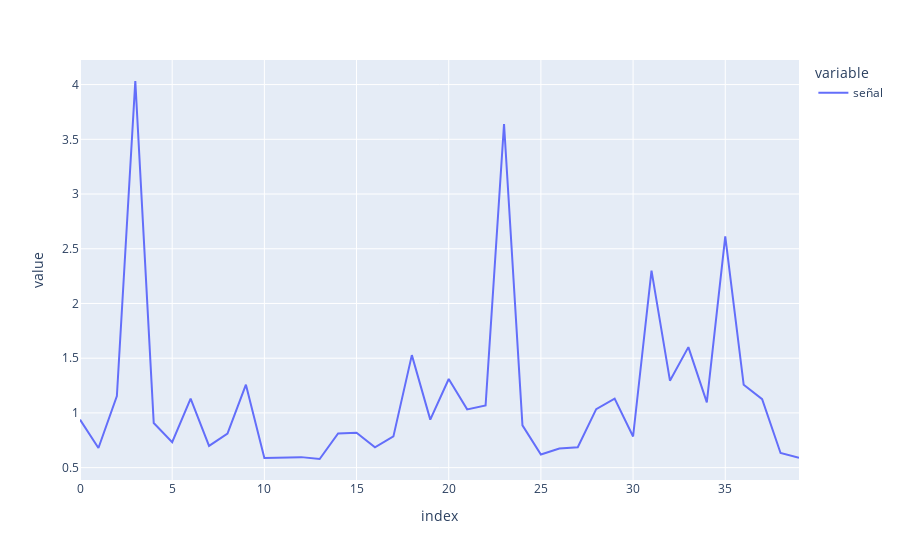

Notebook code for this chart:
### Code cell
pd.DataFrame(y_test).reset_index(drop=True)[:40].plot()

### Figure 1 — Plotly figure (JSON) as saved in the notebook; plotly's stock layout.template omitted (floating-point values rounded to 4 significant figures)
{"data": [{"hovertemplate": "variable=señal<br>index=%{x}<br>value=%{y}<extra></extra>", "legendgroup": "señal", "line": {"color": "#636efa", "dash": "solid"}, "mode": "lines", "name": "señal", "orientation": "v", "showlegend": true, "type": "scatter", "x": [0, 1, 2, 3, 4, 5, 6, 7, 8, 9, 10, 11, 12, 13, 14, 15, 16, 17, 18, 19, 20, 21, 22, 23, 24, 25, 26, 27, 28, 29, 30, 31, 32, 33, 34, 35, 36, 37, 38, 39], "xaxis": "x", "y": [0.9385, 0.6793, 1.154, 4.033, 0.9074, 0.7328, 1.131, 0.6984, 0.8103, 1.258, 0.5888, 0.5923, 0.5961, 0.579, 0.8122, 0.8198, 0.6861, 0.786, 1.528, 0.9389, 1.31, 1.032, 1.068, 3.64, 0.8866, 0.6196, 0.6745, 0.6869, 1.035, 1.131, 0.7845, 2.301, 1.295, 1.601, 1.097, 2.614, 1.257, 1.125, 0.634, 0.5905], "yaxis": "y"}], "layout": {"legend": {"title": {"text": "variable"}, "tracegroupgap": 0}, "margin": {"t": 60}, "xaxis": {"anchor": "y", "domain": [0, 1], "title": {"text": "index"}}, "yaxis": {"anchor": "x", "domain": [0, 1], "title": {"text": "value"}}}}
